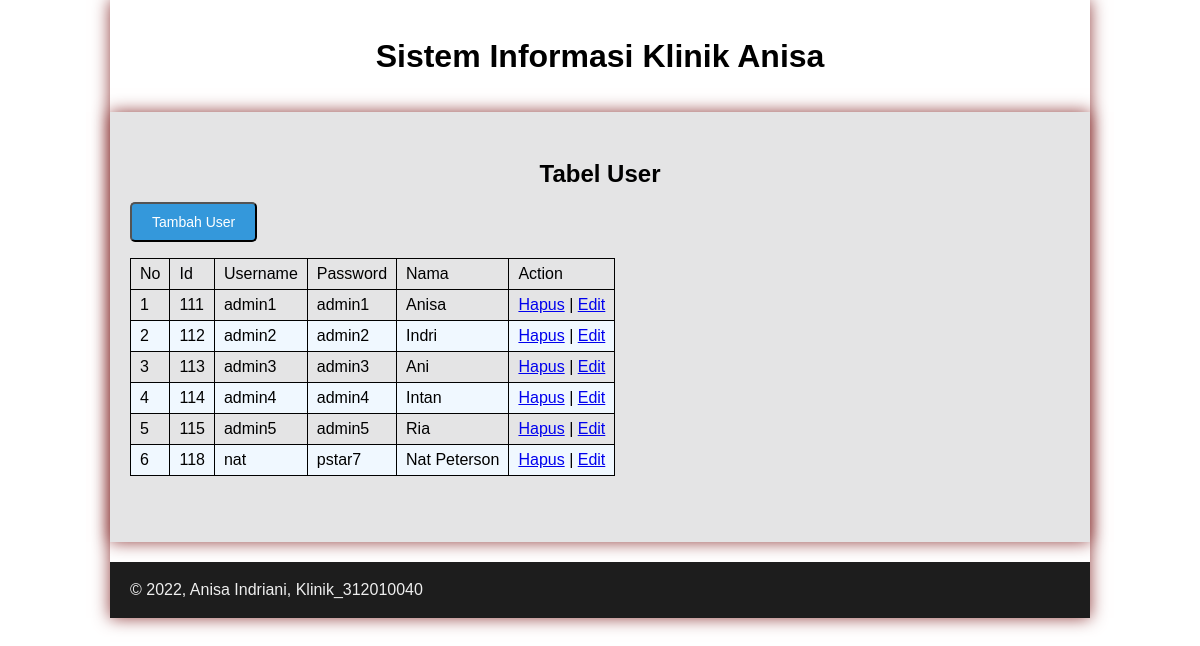
/user/user.php (signed in), run on the app's committed database.
### tables this page shows
CREATE TABLE `user` (
  `id` int NOT NULL,
  `username` varchar(20) DEFAULT NULL,
  `password` varchar(32) DEFAULT NULL,
  `nama_lengkap` varchar(40) DEFAULT NULL
);

### user/user.php (the view)
<?php require('../main/header.php'); ?>
<div id="container">
	<div id="hero">
		<h2 align="center">Tabel User</h2>
		<br />
		<button onclick="location.href='user_tambah.php'" style="background-color:#3498db; cursor:pointer;"> Tambah User</button>
		<table class="table" style="margin-top:1rem; margin-bottom:1rem;">
			<thead>
				<tr>
					<td>No</td>
					<td>Id</td>
					<td>Username</td>
					<td>Password</td>
					<td>Nama</td>
					<td>Action</td>
				</tr>
			</thead>
			<?php
				$no = 1;
				$query = mysqli_query($con, 'SELECT * FROM user');
				while ($data = mysqli_fetch_array($query)) {
				?>
			<tr>
				<td><?php echo $no++ ?></td>
				<td><?php echo $data['id'] ?></td>
				<td><?php echo $data['username'] ?></td>
				<td><?php echo $data['password'] ?></td>
				<td><?php echo $data['nama_lengkap'] ?></td>
				<td><a href="user_hapus.php?id=<?= $data['id'];?>" onclick="return confirm('Yakin data <?= $data['nama_lengkap'];?> akan dihapus ?')">Hapus</a> | <a href="user_ubah.php?id=<?= $data['id'];?>">Edit</a></td>
			</tr>
			<?php } ?>
		</table>
	</div>
</div>
<?php require('../main/footer.php'); ?>

### style.css (style rules this page uses)
* { margin: 0; padding: 0; }
body { line-height:1; font-size:100%; font-family:'Open Sans', sans-serif; color:#000000; }
#container { width: 980px; margin: 0 auto; box-shadow: 0 0 1em #913e3e; }
body { font-family: sans-serif; }
table { border-collapse: collapse; }
th, td { border: 1px solid rgb(0, 0, 0); font-size: 16px; padding: 7px 9px; }
table tr:nth-child(even) { background:#F0F8FF; }
#hero { background-color: #e4e4e5; padding: 50px 20px; margin-bottom: 20px; }
button { font-size: 14px; background-color: #3f3f3f; color: white; border-radius: 5px; padding: 10px 20px; margin-top: 8x; }

### data on the page
user: id "111", username "admin1", password "admin1", nama_lengkap "Anisa"
user: id "112", username "admin2", password "admin2", nama_lengkap "Indri"
user: id "113", username "admin3", password "admin3", nama_lengkap "Ani"
user: id "114", username "admin4", password "admin4", nama_lengkap "Intan"
user: id "115", username "admin5", password "admin5", nama_lengkap "Ria"
user: id "118", username "nat", password "pstar7", nama_lengkap "Nat Peterson"
